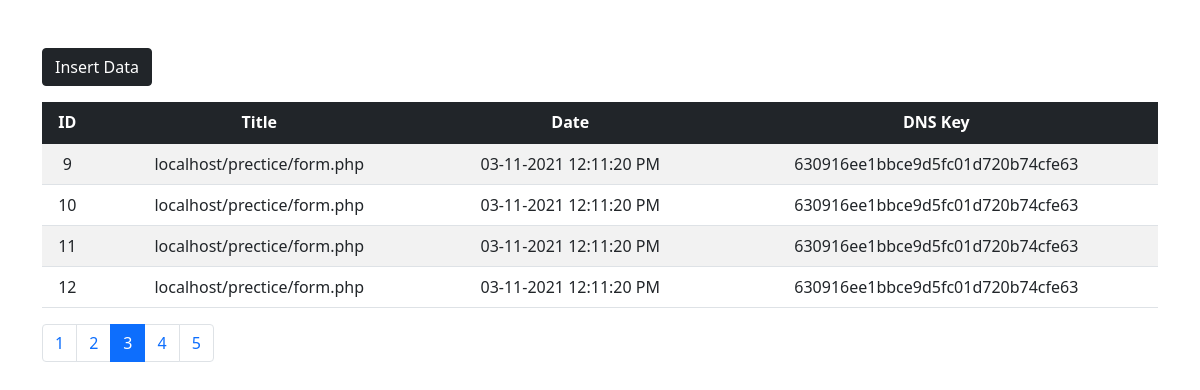
/?page=3, run on the app's committed database.
### tables this page shows
CREATE TABLE `pagi` (
  `ID` int(11) NOT NULL,
  `Title` varchar(255) NOT NULL,
  `Date` varchar(255) NOT NULL,
  `DNS_Key` varchar(255) NOT NULL
);

### index.php (the view, shortened to what this page needs)
<?php
include './db.php';
$startPage = 0;
$perpage = 4;
$currentPage = 1;
$total_records = mysqli_num_rows(mysqli_query($connnect, "SELECT * FROM pagi"));
$pagenumbers = ceil($total_records / $perpage);
if (isset($_GET['page'])) {
    $start = $_GET['page'];
    if ($start <= 0) {
        $start = 0;
        $currentPage = 1;
    }
    else{
        $currentPage = $start;
        $start--;
        $startPage = $start * $perpage;
    }
}
$query = "SELECT * FROM pagi LIMIT $startPage,$perpage";
$stm = mysqli_query($connnect, $query);
?>
<!DOCTYPE html>
<html lang="en">
<head>
    <link href="https://cdn.jsdelivr.net/npm/bootstrap@5.1.3/dist/css/bootstrap.min.css" rel="stylesheet">
</head>
<body>
    <div class="container mt-5">
        <p><a href="./form.php" class="btn btn-dark"> Insert Data </a></p>
        <div class="table-responsive">
            <table class="table table-striped text-center">
                <thead class="bg-dark text-white">
                    <tr>
                        <th scope="col">ID</th>
                        <th scope="col">Title</th>
                        <th scope="col">Date</th>
                        <th scope="col">DNS Key</th>
                    </tr>
                </thead>
                <tbody>
                    <?php
                    if (mysqli_num_rows($stm) > 0) {
                        while ($data = mysqli_fetch_assoc($stm)) {
                            echo '<tr>
                            <td>' . $data['ID'] . '</td>
                            <td>' . $data['Title'] . '</td>
                            <td>' . $data['Date'] . '</td>
                            <td>' . $data['DNS_Key'] . '</td>
                            </tr>';
                        }
                    } else {
                        echo '<tr><td colspan="5">No Record Found</td></tr>';
                    }
                    ?>
                </tbody>
            </table>
        </div>
        <div class="pagination">
            <?php for ($i = 1; $i <= $pagenumbers; $i++) {
                $active = '';
                if ($currentPage == $i) {
                    $active = 'active';
                }
                echo '<p class="page-item ' . $active . '"><a href="?page=' . $i . '" class="page-link">' . $i . '</a></p>';
            } ?>
        </div>
    </div>
</body>
</html>

### data on the page
pagi: ID "9", Title "localhost/prectice/form.php", Date "03-11-2021 12:11:20 PM", DNS_Key "630916ee1bbce9d5fc01d720b74cfe63"
pagi: ID "10", Title "localhost/prectice/form.php", Date "03-11-2021 12:11:20 PM", DNS_Key "630916ee1bbce9d5fc01d720b74cfe63"
pagi: ID "11", Title "localhost/prectice/form.php", Date "03-11-2021 12:11:20 PM", DNS_Key "630916ee1bbce9d5fc01d720b74cfe63"
pagi: ID "12", Title "localhost/prectice/form.php", Date "03-11-2021 12:11:20 PM", DNS_Key "630916ee1bbce9d5fc01d720b74cfe63"
